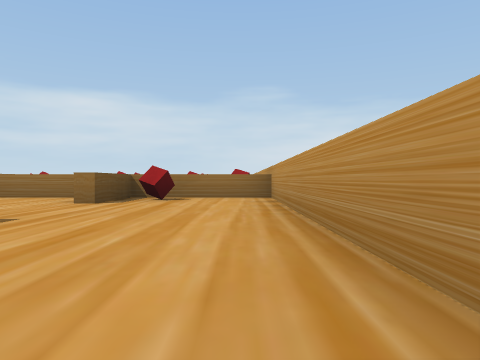
View 1 (above)

13 first-person views from a walk through a Unity game level. The camera is 0.28 m above the floor, looks level and sees 70° across. The floor is counted in squares, 1 m on a side. Each view is taken from the middle of a square. On the plan, view 1 faces up. The plan holds only what a view shows up to about 9 squares ahead; the rest is blank. The place goes on beyond the plan. The player character is not drawn.

View 2
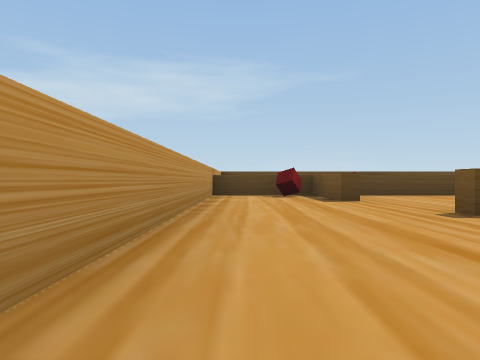

View 3
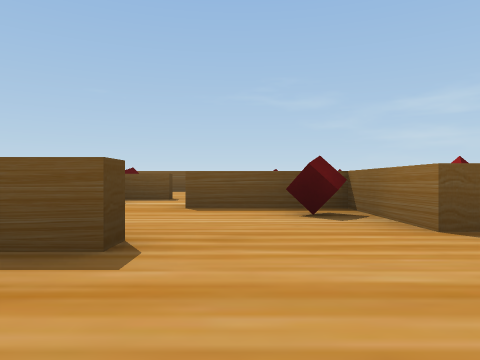

View 4
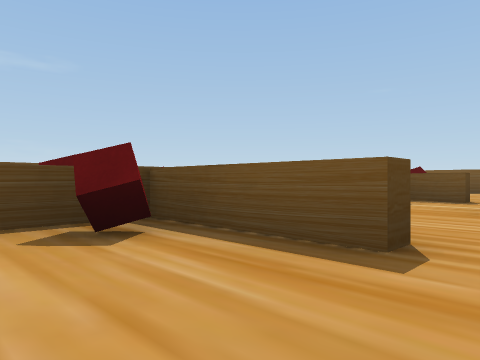

View 5
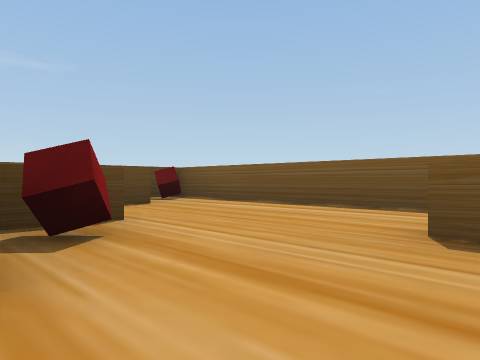

View 6
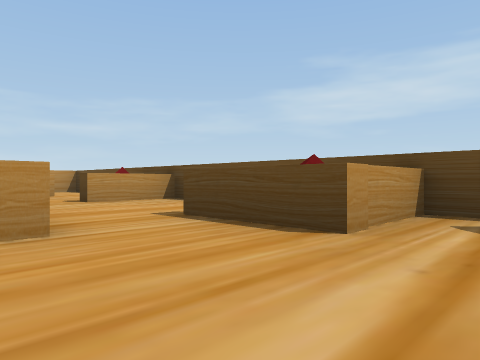

View 7
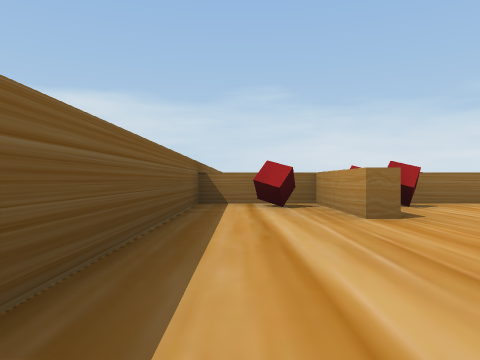

View 8
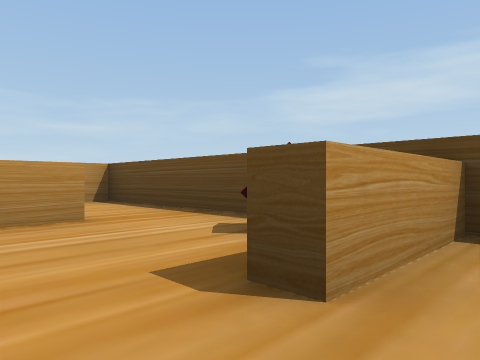

View 9
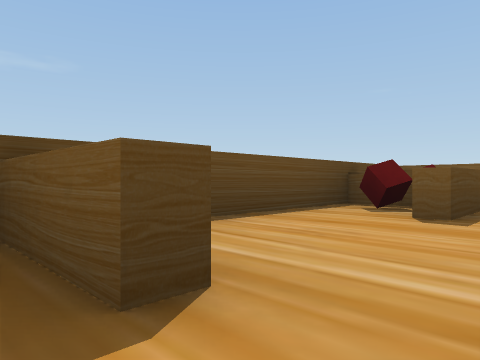

View 10
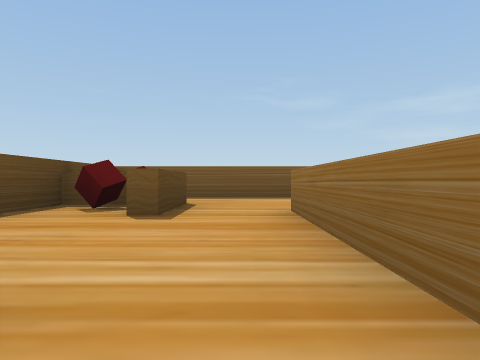

View 11
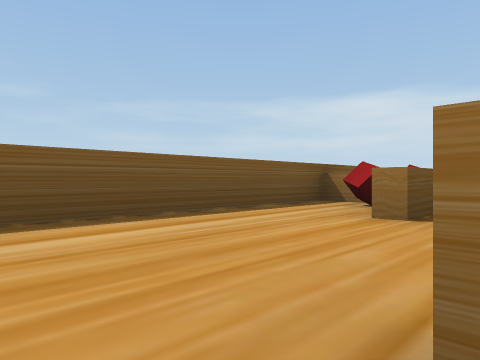

View 12
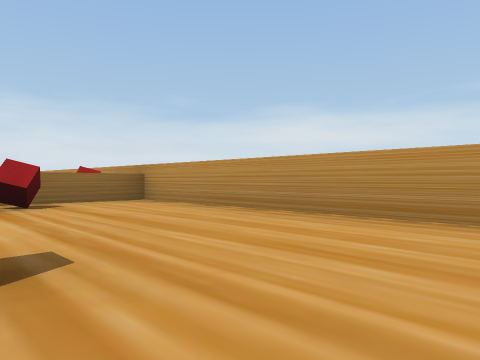

View 13
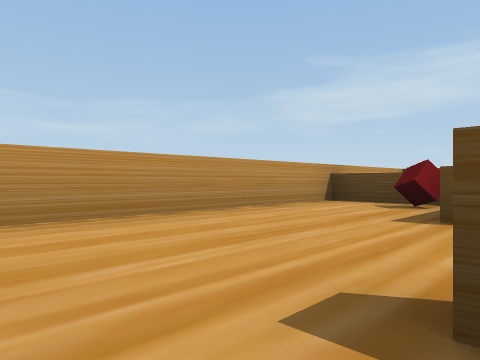

### Floor plan
Points are (right, up) in squares from view 1. A wall is a line through its corners. A room is listed if a view was taken in it or the views show most of it. See-through windows are left out.
Room 1 (views 1, 2, 3, 4, 12, 13)
walls: (-1.8, 2.1) (-3.3, 2.1) (-3.3, 0.4); (-1.3, 0.5) (-1.3, -1.3) (0.5, -1.3); (0.6, 5.4) (-1.8, 5.4) (-1.8, 4); (0.5, -2.9) (0.5, 6.5)
ways out: opening at (-2, 1) to room 2
objects: red cube (-1, 5)
Room 2 (views 5, 6)
walls: (-4.9, 0) (-4.9, -0.8); (-7.1, 0.4) (-7.1, 2.1) (-8.5, 2.1); (-6.1, -1.3) (-5.4, -1.3); (-6.8, 1.1) (-6.8, 0.4); (-5.1, 2.1) (-6, 2.1); (-4, -1.3) (-2.1, -1.3); (-8.5, 2.9) (-8.5, -1.5)
ways out: opening at (-2, 1) to room 1; opening at (-7.5, -1) to room 3
Room 3 (views 7, 8, 9, 10, 11)
walls: (-3.6, -1.5) (-6.2, -1.5); (-3.3, -2.6) (-3.3, -4); (-6.8, -3.2) (-6.8, -4); (-3.6, -4) (-3.6, -2.6); (-7.1, -4) (-7.1, -2.7) (-5.6, -2.7); (-8.5, -1.5) (-8.5, -4) (0.5, -4); (-1.6, -3) (-1.6, -2.4)
ways out: opening at (-7.5, -1) to room 2
objects: red cube (-8, -3)

Positions as (right, up) in squares from view 1, and headings:
1: (0, 0), facing up
2: (0, 5), facing down
3: (0, 1), facing left
4: (0, 1), facing down-left
5: (-5, 1), facing down-left
6: (-8, -1), facing down-right
7: (-8, -2), facing up
8: (-4, -2), facing down-right
9: (-3, -2), facing down-left
10: (-3, -2), facing left
11: (-6, -2), facing up-left
12: (-2, 1), facing up-right
13: (-2, 3), facing down-right
